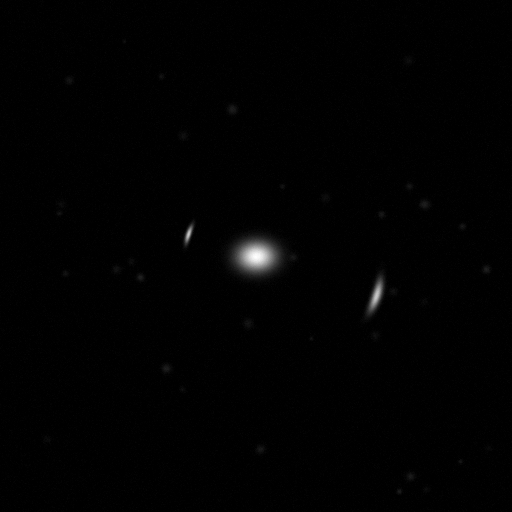
#> input picture Coding Assignment/data/simulated_lensed_galaxy.bmp, 512 x 512 px
$ jupyter execute --allow-errors KSP_Coding_Assignment.ipynb
#> lines starting #> are read from the running program, lines starting #| are printed output that depends on the picture; after the words box and inside, x2 and y2 are one past the last pixel; in counts of white or black regions, pixels touching at a corner belong together
# KSP 7.0 — Gravitational Lensing: Computational Solutions
**Krittika IIT Bombay | Selection Assignment | May 2026**

---

| Part | Task |
|------|------|
| (a) | Classical thin-lens optics |
| (b) | Gravitational lensing theory — exact vs approximate, error analysis, magnification |
| (c) | Single point-source lensing: four geometries |
| (d) | Extended disk source: distortion and magnification map |
| (e) | Einstein ring formation sequence |
| (f) | Inverse source reconstruction from CSV |
| (g) | De-lensing a simulated Einstein ring image |
| Val | Numerical validation: hyperbolic scattering + Hohmann transfer |

Run **Kernel → Restart & Run All** for clean top-to-bottom execution.
Data files are in `data/`; figures save to `output/`.

## Setup

[cell 1]
import numpy as np
import pandas as pd
import matplotlib.pyplot as plt
from scipy.ndimage import map_coordinates
from scipy.integrate import solve_ivp
import cv2, os

np.random.seed(1729)
plt.rcParams.update({
    'axes.labelsize': 11, 'axes.titlesize': 12,
    'legend.fontsize': 9,  'figure.dpi': 110,
    'xtick.labelsize': 9,  'ytick.labelsize': 9,
    'figure.facecolor': 'white',
})
plt.style.use('seaborn-v0_8-paper')
os.makedirs('output', exist_ok=True)

c     = 2.998e8    # m/s
G     = 6.674e-11  # m^3 kg^-1 s^-2
M_sun = 1.989e30   # kg

# Galactic microlensing geometry (parts b-f):
# ~1 M_sun compact lens at 4 kpc; source star at 8 kpc (galactic centre).
# Representative of OGLE/KMTNet survey events.
# dLS = dS - dL  (flat geometry; cosmological correction <0.5% at these distances)
kpc = 3.0857e19     # m per kpc
dL  = 4.0 * kpc    # lens distance: 4 kpc
dS  = 8.0 * kpc    # source distance: 8 kpc
dLS = dS - dL      # 4 kpc  [dLS < dS — physically required]

print("Galactic microlensing scenario:")
print(f"  d_L  = {dL:.3e} m  ({dL/kpc:.1f} kpc)")
print(f"  d_S  = {dS:.3e} m  ({dS/kpc:.1f} kpc)")
print(f"  d_LS = {dLS:.3e} m  ({dLS/kpc:.1f} kpc)  [d_LS/d_S = {dLS/dS:.2f} < 1 ✓]")

---
## Part (a): Classical Thin Lens

The thin convex lens maps an object at axial distance $x_0$ (from the lens plane)
to an image at $x_i$ via:

$$\frac{1}{x_i} = \frac{1}{f} - \frac{1}{x_0}, \qquad m = -\frac{x_i}{x_0}$$

Sign convention: distances are positive to the right of the lens.
For a real object ($x_0 > 0$), real images form at $x_i > 0$ when $x_0 > f$.

[cell 2]
\
def thin_lens_image(x0, y0, f=1.0):
    if abs(x0) < 1e-14:
        return None, None
    inv = 1.0/f - 1.0/x0
    if abs(inv) < 1e-14:
        return np.inf, np.inf
    xi = 1.0 / inv
    return xi, (-xi / x0) * y0


def ray_diagram(x0, y0, f=1.0, ax=None, title=""):
    if ax is None:
        _, ax = plt.subplots(figsize=(9, 4.5))
    xi, yi = thin_lens_image(x0, y0, f)
    xhi = max(xi if (xi and xi != np.inf) else 4.0, 4.0) * 1.3
    ax.set_xlim(min(x0, -f) * 1.3, xhi)
    ax.set_ylim(-2.2, 2.2)
    ax.axhline(0, color='gray', lw=0.6, ls='--', alpha=0.5)
    ax.annotate('', xy=(0, 1.85), xytext=(0, -1.85),
                arrowprops=dict(arrowstyle='<->', color='steelblue', lw=2.2))
    ax.scatter([f, -f], [0, 0], color='darkorange', s=55, zorder=5, label=f'$f=\\pm{f}$')
    ax.annotate('', xy=(x0, y0), xytext=(x0, 0),
                arrowprops=dict(arrowstyle='->', color='seagreen', lw=2))
    ax.scatter([x0], [y0], color='seagreen', s=70, zorder=6, label='Object')
    if xi is not None and xi != np.inf:
        ax.annotate('', xy=(0, y0), xytext=(x0, y0),
                    arrowprops=dict(arrowstyle='->', color='crimson', lw=1.4))
        ax.annotate('', xy=(xi, yi), xytext=(0, y0),
                    arrowprops=dict(arrowstyle='->', color='crimson', lw=1.4, label='Ray 1'))
        ax.plot([x0, xi], [y0, yi], color='indigo', lw=1.4, label='Ray 2 (centre)')
        ax.annotate('', xy=(xi, yi), xytext=(xi, 0),
                    arrowprops=dict(arrowstyle='->', color='magenta', lw=2))
        ax.scatter([xi], [yi], color='magenta', s=70, zorder=6, label='Image')
        ax.text(0.02, 0.97, f'$x_i={xi:.2f},\\ m={-xi/x0:.2f}$',
                transform=ax.transAxes, va='top', fontsize=9)
    ax.set_xlabel('$x$ (focal-length units)'); ax.set_ylabel('$y$')
    ax.set_title(title, fontsize=11); ax.legend(fontsize=8); ax.grid(alpha=0.2)
    return ax


cases = [(-3.0, 0.8), (-2.0, 0.5), (-1.5, 0.6), (-0.6, 0.4)]
print(f"{'(x0, y0)':^16}  {'(xi, yi)':^22}  Notes")
print("─" * 62)
for x0, y0 in cases:
    xi, yi = thin_lens_image(x0, y0)
    m = -xi/x0 if xi is not None and xi != np.inf else None
    region = "real, inverted" if m and m < 0 else "virtual, upright"
    xi_s = f"{xi:+.3f}" if xi != np.inf else "∞"
    yi_s = f"{yi:+.3f}" if yi != np.inf else "∞"
    print(f"({x0:+.1f}, {y0:+.1f}){'':6}  ({xi_s}, {yi_s}){'':6}  m={m:.3f}  [{region}]")

fig, axes = plt.subplots(1, 2, figsize=(14, 4.8))
ray_diagram(3.0, 0.8, ax=axes[0], title='Object beyond 2f → real, inverted image')
ray_diagram(1.5, 0.6, ax=axes[1], title='Object between f and 2f → real, magnified')
plt.tight_layout()
plt.savefig('output/parta_thin_lens.png', dpi=120, bbox_inches='tight')
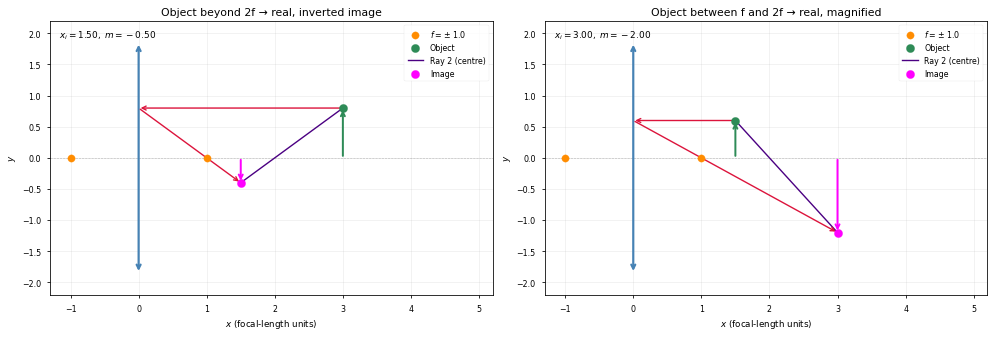
#> figure drawn by matplotlib, 2 panels
plt.show()

---
## Part (b): Gravitational Lensing Theory

For a point-mass lens $M$ at $d_L$, the Einstein angle is:

$$\theta_E = \sqrt{\frac{4GM}{c^2}\cdot\frac{d_{LS}}{d_L\,d_S}}$$

The lens equation $\theta^2 - \beta\theta - \theta_E^2 = 0$ has two solutions:

$$\theta_\pm = \frac{\beta \pm \sqrt{\beta^2 + 4\theta_E^2}}{2}$$

The approximate form $\theta_+ \approx \beta + \theta_E^2/\beta$ holds for $\beta \gg \theta_E$.
Total magnification:

$$\mu = \frac{u^2+2}{u\sqrt{u^2+4}}, \quad u \equiv \beta/\theta_E$$

**Scenario here:** Galaxy-scale strong lensing — a $10^{12}\,M_\odot$ elliptical at 1 Gpc
lensing a background quasar at 2.5 Gpc. This gives $\theta_E \approx 2$ arcsec,
consistent with observed strong-lensing systems (e.g.\ SDP.81, RX J1131).

[cell 3]
\
def compute_thetaE(M, dL_in, dLS_in, dS_in):
    return np.sqrt(4*G*M/c**2 * dLS_in/(dL_in*dS_in))

def solve_exact(beta, tE):
    disc = np.sqrt(beta**2 + 4*tE**2)
    return (beta + disc)/2, (beta - disc)/2

def mu_total(u):
    return (u**2 + 2) / (u * np.sqrt(u**2 + 4))


Gpc   = 3.0857e25
M_gal = 1e12 * M_sun
dL_b  = 1.0 * Gpc
dS_b  = 2.5 * Gpc
dLS_b = dS_b - dL_b       # 1.5 Gpc  [dLS_b < dS_b ✓]
tE_b  = compute_thetaE(M_gal, dL_b, dLS_b, dS_b)

print(f"Strong lensing scenario:")
print(f"  d_L={dL_b/Gpc:.1f} Gpc, d_S={dS_b/Gpc:.1f} Gpc, d_LS={dLS_b/Gpc:.1f} Gpc")
print(f"  theta_E = {tE_b:.4e} rad  =  {np.degrees(tE_b)*3600:.2f} arcsec")

beta_n = np.linspace(0.06, 8.0, 800)
tp_ex  = np.array([solve_exact(b*tE_b, tE_b)[0]/tE_b for b in beta_n])
tp_ap  = beta_n + 1.0/beta_n
pct    = np.abs(tp_ex - tp_ap) / tp_ex * 100
idx5   = np.searchsorted(pct[::-1], 5.0)
b_brk  = beta_n[len(beta_n)-1-idx5]
mu_arr = mu_total(beta_n)

fig, axes = plt.subplots(1, 3, figsize=(16, 4.8))

ax = axes[0]
tm_ex = np.abs([solve_exact(b*tE_b, tE_b)[1]/tE_b for b in beta_n])
ax.plot(beta_n, tp_ex,  lw=2.0, color='crimson',   label=r'$\theta_+$ exact')
ax.plot(beta_n, tm_ex,  lw=2.0, color='darkorange', ls='--', label=r'$|\theta_-|$ exact')
ax.plot(beta_n, tp_ap,  lw=1.5, color='steelblue',  ls=':', label=r'$\theta_+$ approx')
ax.set_xlabel(r'$\beta/\theta_E$'); ax.set_ylabel(r'$\theta/\theta_E$')
ax.set_title('Image positions'); ax.legend(); ax.grid(alpha=0.25)

ax = axes[1]
ax.semilogy(beta_n, pct, lw=2, color='darkred')
ax.axhline(5, color='gray', ls='--', label='5% threshold')
ax.axvline(b_brk, color='steelblue', ls='--', label=f'Breakaway {b_brk:.2f} $\\theta_E$')
ax.fill_between(beta_n, pct, 5, where=pct<5, alpha=0.12, color='green')
ax.set_xlabel(r'$\beta/\theta_E$'); ax.set_ylabel('Error (%)')
ax.set_title('Approximate vs exact: % error'); ax.legend(); ax.grid(alpha=0.25)

ax = axes[2]
ax.plot(beta_n, mu_arr, lw=2.0, color='purple')
ax.axvline(1.0, color='gray', ls='--', alpha=0.7, label=r'$\beta=\theta_E$')
ax.set_xlabel(r'$\beta/\theta_E$'); ax.set_ylabel(r'Total $\mu$')
ax.set_title('Magnification vs source offset'); ax.set_ylim(0, 12)
ax.annotate(fr'$\mu={mu_total(1.0):.2f}$ at $\beta=\theta_E$',
            xy=(1.0, mu_total(1.0)), xytext=(2.8, 9.5),
            arrowprops=dict(arrowstyle='->', color='purple'), fontsize=9, color='purple')
ax.legend(); ax.grid(alpha=0.25)

plt.suptitle('Part (b) — Gravitational Lensing Theory (galaxy-scale strong lensing)', fontsize=12)
plt.tight_layout()
plt.savefig('output/partb_lens_error.png', dpi=120, bbox_inches='tight')
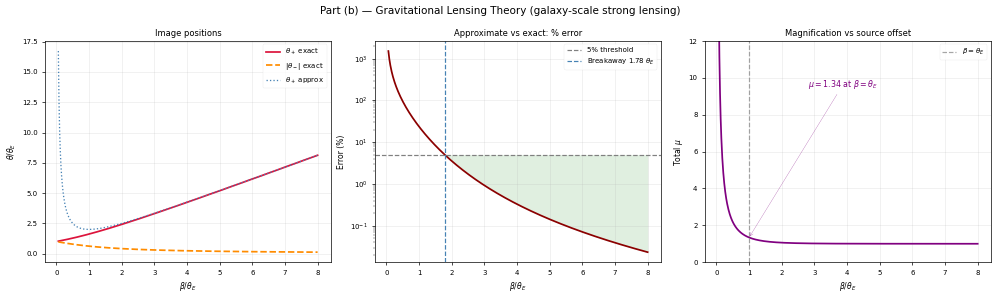
#> figure drawn by matplotlib, 3 panels; panel 1: curve peaks at x = 8, y = 8.12; panel 1: curve peaks at x = 0.06, y = 0.97; panel 1: curve peaks at x = 0.06, y = 16.73; panel 2: curve peaks at x = 0.06, y = 1523.2
plt.show()
print(f"5% approximation breakaway: beta/theta_E = {b_brk:.3f}")

---
## Part (c): Single Point Source — Four Geometries

Microlensing scenario: $M = 1\,M_\odot$ at 4 kpc, source at 8 kpc.
$\theta_E \approx 1$ mas, consistent with OGLE survey events.

[cell 4]
\
tE = compute_thetaE(M_sun, dL, dLS, dS)
print(f"Microlensing theta_E = {tE:.4e} rad  =  {np.degrees(tE)*3600*1e3:.3f} mas")


def lens_2d(bx, by, tE_v):
    beta = np.hypot(bx, by)
    if beta < 1e-12 * tE_v:
        return (0.0, tE_v), (0.0, -tE_v)
    disc = np.sqrt(beta**2 + 4*tE_v**2)
    tp, tm = (beta + disc)/2, (beta - disc)/2
    ux, uy = bx/beta, by/beta
    return (ux*tp, uy*tp), (ux*tm, uy*tm)


cases = [
    (1.5*tE, 0.0,        r'On-axis: $(\beta_x,\beta_y)=(1.5,\,0)\,\theta_E$'),
    (0.0,    1.5*tE,     r'On-axis: $(0,\,1.5)\,\theta_E$'),
    (1.0*tE, 0.8*tE,     r'Off-axis: $(1.0,\,0.8)\,\theta_E$'),
    (0.5*tE, 0.5*tE,     r'Off-axis: $(0.5,\,0.5)\,\theta_E$ [near $\theta_E$]'),
]

fig, axes = plt.subplots(2, 2, figsize=(11, 9))
phi_r = np.linspace(0, 2*np.pi, 200)
for ax, (bx, by, lbl) in zip(axes.flat, cases):
    ip, im = lens_2d(bx, by, tE)
    ax.scatter([bx/tE], [by/tE], s=65, color='steelblue', zorder=6, label=r'Source $\beta$')
    ax.scatter([ip[0]/tE], [ip[1]/tE], s=75, color='crimson',
               marker='^', zorder=6, label=r'Image $\theta_+$')
    ax.scatter([im[0]/tE], [im[1]/tE], s=75, color='darkorange',
               marker='v', zorder=6, label=r'Image $\theta_-$')
    ax.scatter([0], [0], s=110, color='black', marker='*', zorder=7, label='Lens')
    ax.plot(np.cos(phi_r), np.sin(phi_r), 'k--', lw=0.7, alpha=0.3)
    bn = np.hypot(bx, by)/tE
    ax.text(0.03, 0.97, fr'$\mu_{{tot}}={mu_total(bn):.2f}$',
            transform=ax.transAxes, va='top', fontsize=9, color='purple')
    ax.set_xlim(-2.5, 2.5); ax.set_ylim(-2.5, 2.5)
    ax.set_xlabel(r'$\theta_x/\theta_E$'); ax.set_ylabel(r'$\theta_y/\theta_E$')
    ax.set_title(lbl, fontsize=10); ax.legend(fontsize=7.5); ax.grid(alpha=0.25)
    ax.set_aspect('equal')

plt.tight_layout()
plt.savefig('output/partc_single_source.png', dpi=120, bbox_inches='tight')
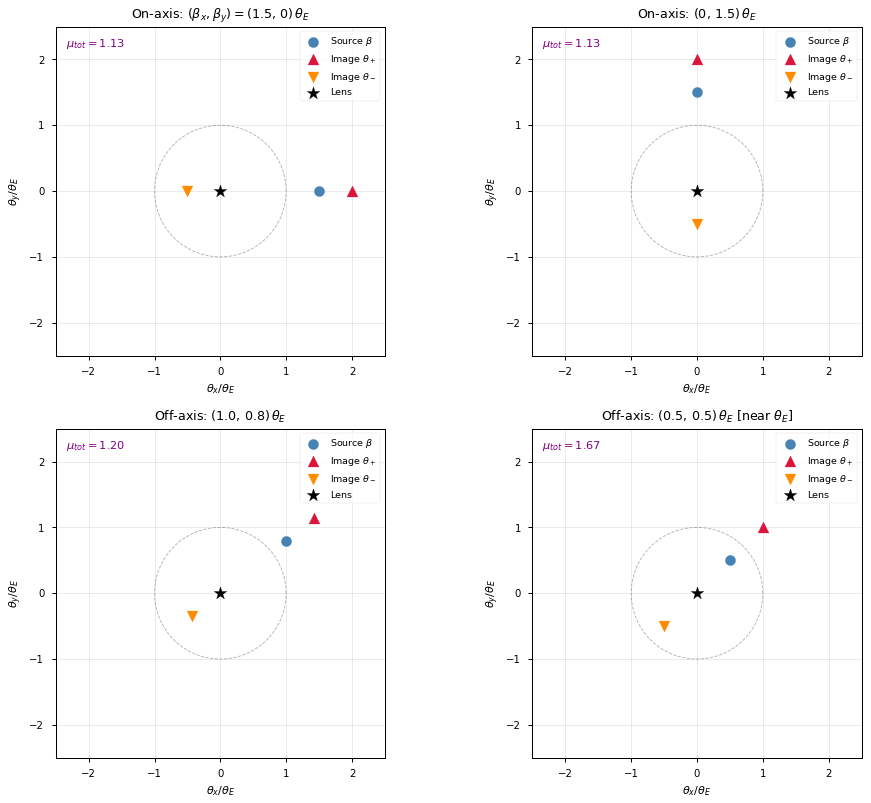
#> figure drawn by matplotlib, 4 panels
plt.show()

---
## Part (d): Extended Source Lensing

Circular source of radius $0.3\,\theta_E$ centred at $(1.2,\,0.6)\,\theta_E$,
sampled with $N=300$ uniform points. Each point lensed independently.
The major image arc elongates tangentially; the minor arc is more compact.

[cell 5]
\
np.random.seed(1729)
N_pts = 300
cx0, cy0, Rsrc = 1.2, 0.6, 0.3   # units of tE

r_r   = np.sqrt(np.random.uniform(0, 1, N_pts)) * Rsrc
phi_r = np.random.uniform(0, 2*np.pi, N_pts)
bx_arr = (cx0 + r_r*np.cos(phi_r)) * tE
by_arr = (cy0 + r_r*np.sin(phi_r)) * tE

ip_x, ip_y, im_x, im_y = [], [], [], []
for bx, by in zip(bx_arr, by_arr):
    ip, im = lens_2d(bx, by, tE)
    ip_x.append(ip[0]); ip_y.append(ip[1])
    im_x.append(im[0]); im_y.append(im[1])

ip_x = np.array(ip_x)/tE; ip_y = np.array(ip_y)/tE
im_x = np.array(im_x)/tE; im_y = np.array(im_y)/tE
bx_n = bx_arr/tE; by_n = by_arr/tE

fig, axes = plt.subplots(1, 2, figsize=(13, 6))
phi_ring = np.linspace(0, 2*np.pi, 300)

ax = axes[0]
ax.scatter(bx_n, by_n, s=4, color='steelblue', alpha=0.85, label='Source disk')
ax.scatter(ip_x, ip_y, s=4, color='crimson',    alpha=0.85, label='Major image (+)')
ax.scatter(im_x, im_y, s=4, color='darkorange', alpha=0.85, label='Minor image (−)')
ax.scatter([0], [0], s=140, color='black', marker='*', zorder=7, label='Lens')
ax.plot(np.cos(phi_ring), np.sin(phi_ring), 'k--', lw=0.7, alpha=0.3, label=r'$\theta_E$')
ax.set_xlim(-3, 3); ax.set_ylim(-3, 3)
ax.set_xlabel(r'$\theta_x/\theta_E$'); ax.set_ylabel(r'$\theta_y/\theta_E$')
ax.set_title('Extended source: lensed image positions')
ax.legend(markerscale=3); ax.grid(alpha=0.2); ax.set_aspect('equal')

# Magnification map
ax = axes[1]
bg = np.linspace(-2.5, 2.5, 300)
BXg, BYg = np.meshgrid(bg, bg)
Ug = np.hypot(BXg, BYg)
Ug_safe = np.where(Ug < 0.05, 0.05, Ug)
MUg = np.clip(mu_total(Ug_safe), 0, 12)
im2 = ax.pcolormesh(BXg, BYg, MUg, cmap='inferno', shading='auto', vmin=0, vmax=8)
plt.colorbar(im2, ax=ax, label=r'$\mu$ (total magnification)')
ax.contour(BXg, BYg, Ug, levels=[1.0], colors='cyan', linewidths=1.5)
ax.scatter(bx_n, by_n, s=3, color='lime', alpha=0.55, label='Source pts')
ax.set_xlabel(r'$\beta_x/\theta_E$'); ax.set_ylabel(r'$\beta_y/\theta_E$')
ax.set_title('Magnification map\n(cyan = critical curve $|\\beta|=\\theta_E$)')
ax.legend(markerscale=3, fontsize=8); ax.set_aspect('equal')

plt.tight_layout()
plt.savefig('output/partd_extended_source.png', dpi=120, bbox_inches='tight')
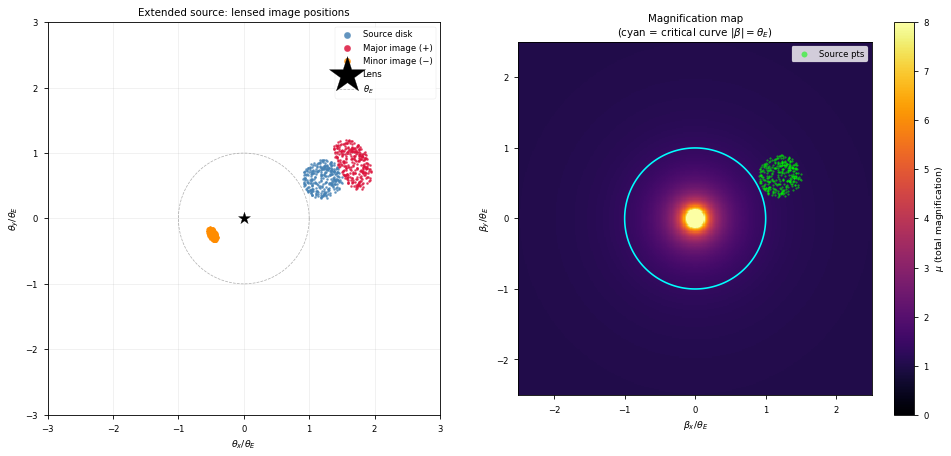
#> figure drawn by matplotlib, 3 panels
plt.show()

print(f"Source: R={Rsrc} tE  centre=({cx0},{cy0}) tE")
print(f"Major image spread: dx={np.ptp(ip_x):.3f}, dy={np.ptp(ip_y):.3f} [tE]")
print(f"Minor image spread: dx={np.ptp(im_x):.3f}, dy={np.ptp(im_y):.3f} [tE]")

---
## Part (e): Einstein Ring Formation

As $\beta_y \to 0$ (source approaching the optical axis), the two images merge
into a complete ring of radius $\theta_E$.

[cell 6]
\
y_vals = [1.5, 0.8, 0.3, 0.07, 0.01]
fig, axes = plt.subplots(1, 5, figsize=(19, 4.2))

for ax, yv in zip(axes, y_vals):
    phi_r = np.linspace(0, 2*np.pi, 300)
    ax.plot(np.cos(phi_r), np.sin(phi_r), 'k--', lw=0.7, alpha=0.28)
    ax.scatter([0], [0], s=110, color='black', marker='*', zorder=7)
    if yv < 0.04:
        ax.plot(np.cos(phi_r), np.sin(phi_r), 'r-', lw=2.8, label='Einstein ring')
        ax.scatter([0], [yv], s=35, color='steelblue', zorder=6)
    else:
        ip, im = lens_2d(0.0, yv*tE, tE)
        ax.scatter([0], [yv], s=35, color='steelblue', zorder=6, label='Source')
        ax.scatter([ip[0]/tE], [ip[1]/tE], s=55, color='crimson',
                   marker='^', label='Image +')
        ax.scatter([im[0]/tE], [im[1]/tE], s=55, color='darkorange',
                   marker='v', label='Image −')
        ax.text(0.04, 0.04, fr'$\mu={mu_total(yv):.1f}$',
                transform=ax.transAxes, fontsize=8.5)
    ax.set_xlim(-2, 2); ax.set_ylim(-2, 2); ax.set_aspect('equal')
    ax.set_title(fr'$\beta_y={yv}\,\theta_E$', fontsize=10)
    ax.set_xlabel(r'$\theta_x/\theta_E$', fontsize=9)
    if ax is axes[0]: ax.set_ylabel(r'$\theta_y/\theta_E$', fontsize=9)
    if yv >= 0.04: ax.legend(fontsize=7, markerscale=1.3, loc='upper right')
    ax.grid(alpha=0.2)

fig.suptitle('Part (e) — Einstein Ring Formation', fontsize=12)
plt.tight_layout()
plt.savefig('output/parte_einstein_ring.png', dpi=120, bbox_inches='tight')
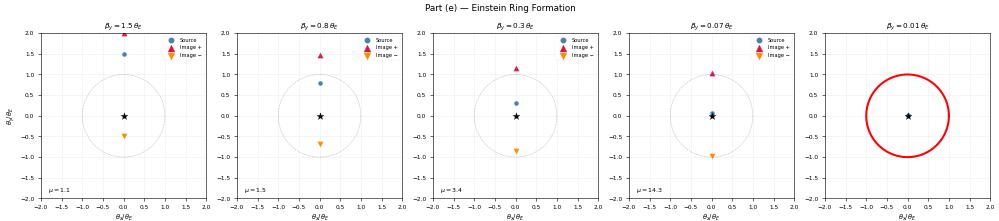
#> figure drawn by matplotlib, 5 panels
plt.show()

---
## Part (f): Source Reconstruction (Inverse Lensing)

The lens equation inverts algebraically:

$$\frac{\boldsymbol{\beta}}{\theta_E} = \frac{\boldsymbol{\theta}}{\theta_E}
\!\left(1 - \frac{1}{|\boldsymbol{\theta}/\theta_E|^2}\right)$$

Applied independently to the two image positions of each pair, both must recover the
same $\boldsymbol{\beta}$. The reconstruction residual is therefore a numerical
consistency check — it should be at the level of floating-point round-off ($\sim 10^{-8}\,\theta_E$).

[cell 7]
\
#> (the rest of this cell did not finish here and is left out)

---
## Part (g): De-lensing a Simulated Einstein Ring

We apply the inverse lensing map to a numerically simulated Einstein ring image.
For each pixel $(\beta_x, \beta_y)$ in the output (source plane), the forward lens
map gives the corresponding image-plane position $(\theta_x, \theta_y)$; the
image brightness there is fetched via bicubic interpolation.

[cell 8]
\
img_bgr = cv2.imread('data/simulated_lensed_galaxy.bmp')
#> img_bgr is the input picture: shape (512, 512, 3); min 0, max 255, mean 1.6
if img_bgr is None:
    raise FileNotFoundError("data/simulated_lensed_galaxy.bmp not found.")
img_gray = cv2.cvtColor(img_bgr, cv2.COLOR_BGR2GRAY).astype(np.float32) / 255.0
img_rgb  = cv2.cvtColor(img_bgr, cv2.COLOR_BGR2RGB)
H, W     = img_gray.shape
print(f"Image: {W}x{H} px")
#| Image: 512x512 px

cx, cy   = W//2, H//2
crop_r   = int(min(H, W) * 0.44)
img_c    = img_gray[cy-crop_r:cy+crop_r, cx-crop_r:cx+crop_r]
img_c_rgb= img_rgb[cy-crop_r:cy+crop_r, cx-crop_r:cx+crop_r]
Hc, Wc   = img_c.shape

ring_r_px = crop_r * 0.48        # Einstein ring radius in pixels
scale     = 1.0 / ring_r_px      # pixel → theta/theta_E

ys = (np.arange(Hc) - Hc/2) * scale
xs = (np.arange(Wc) - Wc/2) * scale
BX, BY = np.meshgrid(xs, ys)

beta_arr  = np.hypot(BX, BY)
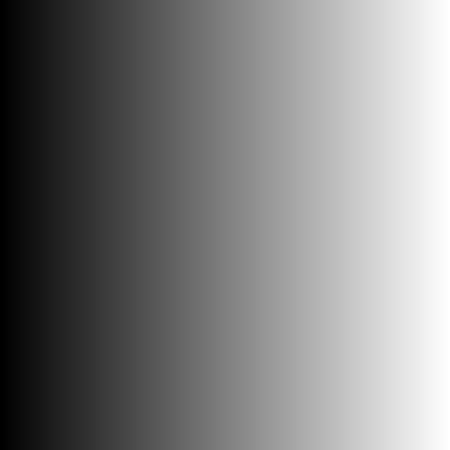
#> BX: shape (450, 450) float64; min -2.08, max 2.07, mean -0.00463; drawn with min black and max white
eps       = 1e-9
beta_safe = np.where(beta_arr < eps, eps, beta_arr)
theta_p   = (beta_safe + np.sqrt(beta_safe**2 + 4.0)) / 2.0
ux = np.where(beta_arr > eps, BX/beta_safe, 0.0)
uy = np.where(beta_arr > eps, BY/beta_safe, 0.0)

map_x = np.clip((ux*theta_p)/scale + Wc/2, 0, Wc-1)
map_y = np.clip((uy*theta_p)/scale + Hc/2, 0, Hc-1)
delensed = map_coordinates(img_c, [map_y, map_x], order=3, mode='constant', cval=0.0)

fig, axes = plt.subplots(2, 2, figsize=(12, 10))
axes[0,0].imshow(img_gray, cmap='gray', origin='upper')
axes[0,0].set_title('Full image (lensed)'); axes[0,0].axis('off')
axes[0,1].imshow(img_c_rgb, origin='upper')
axes[0,1].set_title('Cropped: Einstein ring region'); axes[0,1].axis('off')

_, mask = cv2.threshold((img_c*255).astype(np.uint8), 0, 255,
                         cv2.THRESH_BINARY + cv2.THRESH_OTSU)
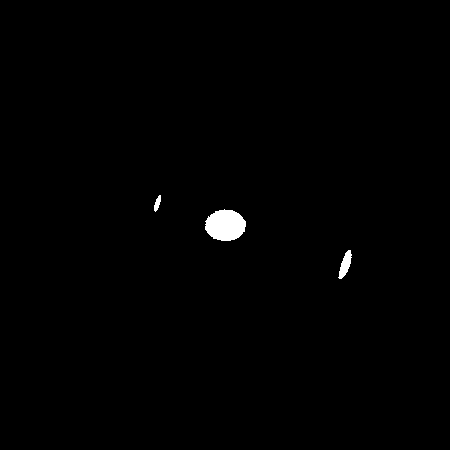
#> mask: shape (450, 450); 0.63% white; 3 white regions, box (x1, y1, x2, y2) and area: (205, 209, 246, 241) 1005, (338, 250, 352, 279) 210, (154, 195, 161, 212) 69
axes[1,0].imshow(mask, cmap='hot', origin='upper')
axes[1,0].set_title('Otsu threshold — arc isolation'); axes[1,0].axis('off')

vmax_dl = np.percentile(delensed[delensed > 0.01], 97) if (delensed > 0.01).any() else 1.0
#> vmax_dl = 0.0663
im_dl = axes[1,1].imshow(delensed, cmap='inferno', origin='upper', vmin=0, vmax=vmax_dl)
axes[1,1].set_title('De-lensed source (inverse transform)'); axes[1,1].axis('off')
plt.colorbar(im_dl, ax=axes[1,1], shrink=0.8, label='Normalised intensity')

plt.suptitle('Part (g) — De-lensing Simulated Einstein Ring', fontsize=13)
plt.tight_layout()
plt.savefig('output/partg_comparison.png', dpi=120, bbox_inches='tight')
#> (the rest of the program and of its run is left out)
